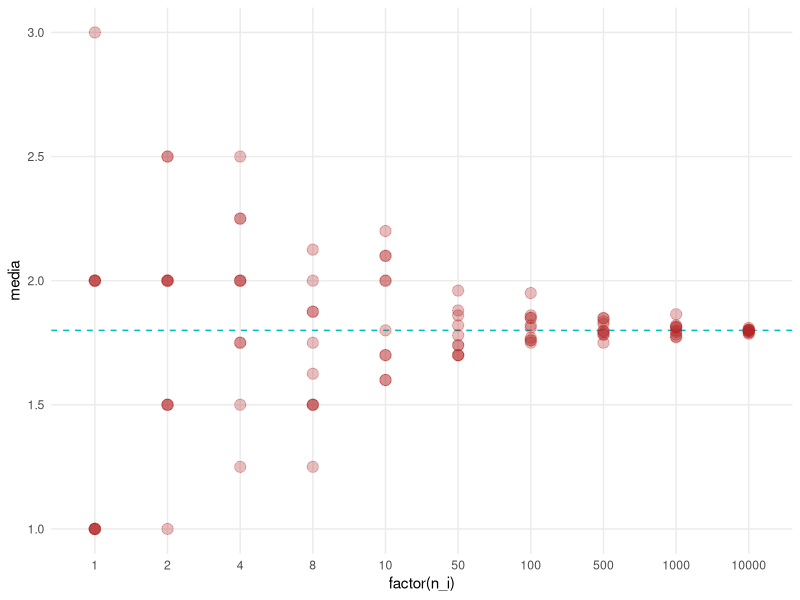

R code for this plot:
library(dplyr)
library(ggplot2)

bolas <- c(1, 1, 2, 2, 3)
sample(x = bolas, replace = TRUE, size = 1)
sample(x = bolas, replace = TRUE, size = 5)
sample(x = bolas, replace = TRUE, size = 10)

media_exp <- function(bolas, n){
    experimento <- sample(x = bolas, replace = TRUE, size = n)
    mean(experimento)
}

repeticoes <- c(1, 2, 4, 8, 10, 50, 100, 500, 1000, 10000)
valores <- data.frame(n_i = rep(repeticoes, each = 10))


valores <- valores %>%
    rowwise() %>%
    mutate(media = media_exp(bolas, n = n_i))

ggplot(data = valores) +
    geom_hline(
        yintercept = 1.8, 
        col = "#00BFC4",
        lty=2
    ) + 
    geom_point(
        aes(x = factor(n_i), y = media),
        alpha = 0.3,
        size = 3.5,
        col = "firebrick"
    ) +
    theme_minimal() + 
    theme(
        panel.grid.minor = element_blank()
    )
